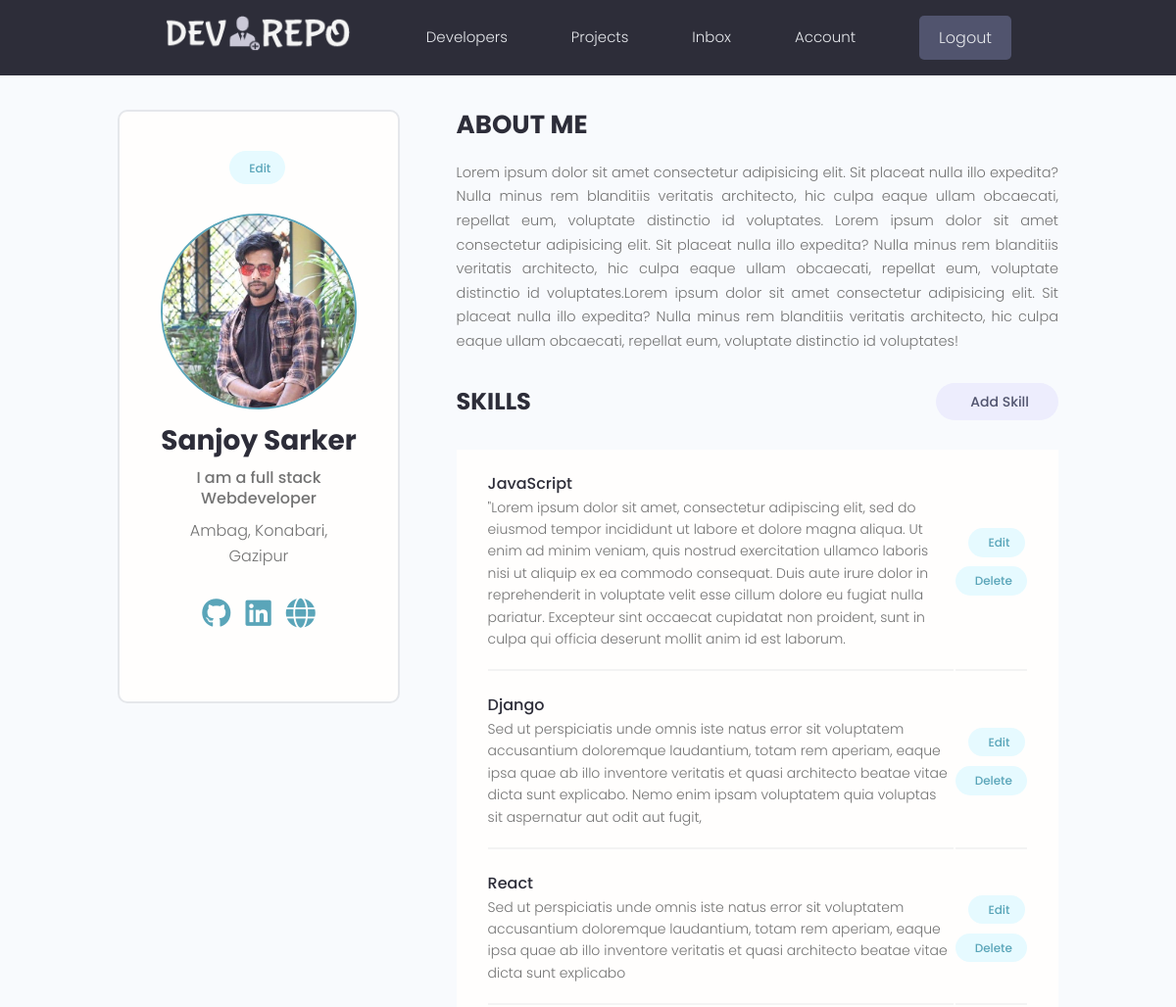
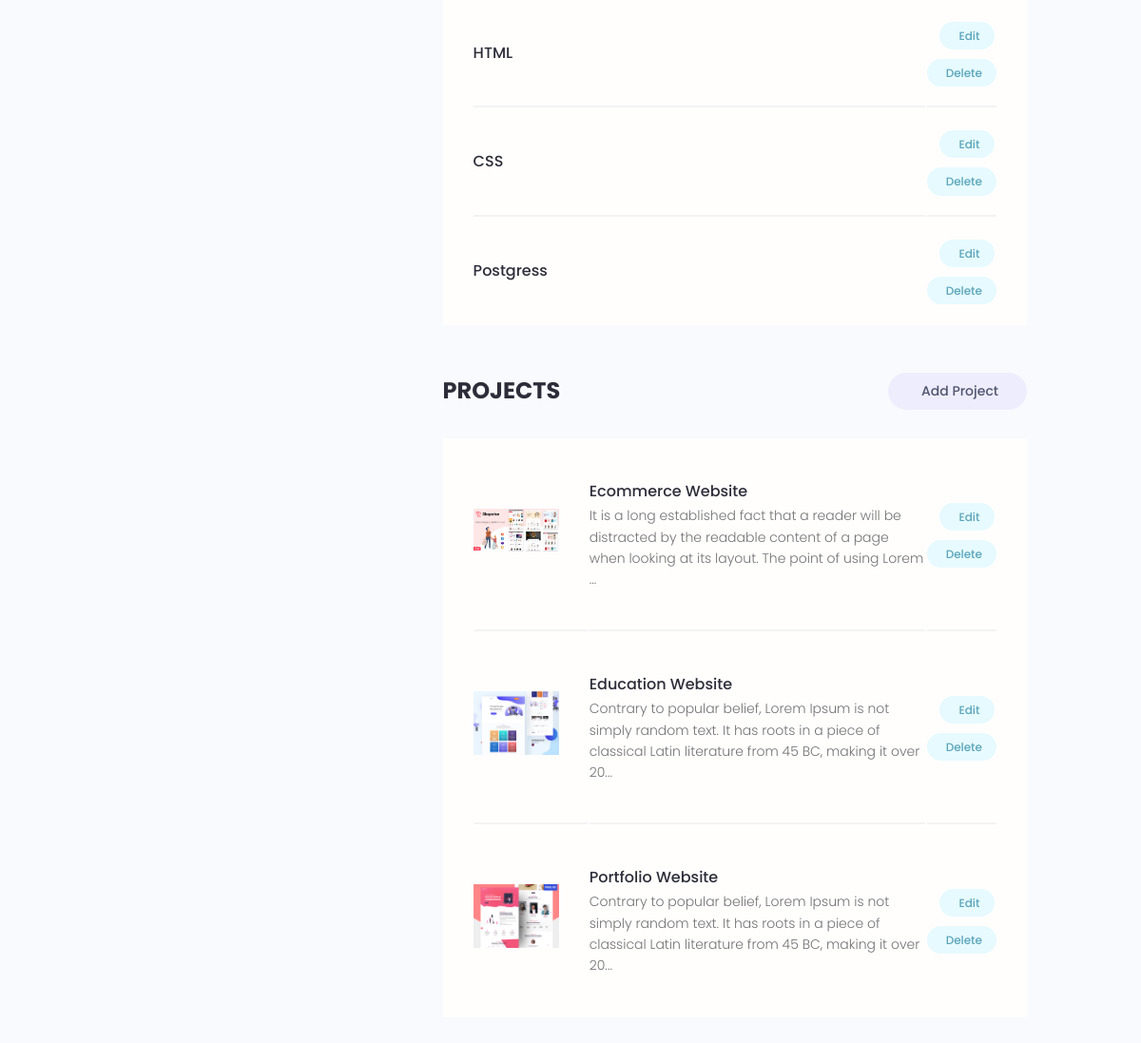
The app's page /account/ (signed in) with its own data (2 pictures, top to bottom).
### users/models.py (models this page shows, shortened)
class Profile(models.Model):
    user = models.OneToOneField(
        User, on_delete=models.CASCADE, null=True, blank=True)
    name = models.CharField(max_length=200, blank=True, null=True)
    email = models.EmailField(max_length=500, blank=True, null=True)
    username = models.CharField(max_length=200, blank=True, null=True)
    location = models.CharField(max_length=200, blank=True, null=True)
    short_intro = models.CharField(max_length=200, blank=True, null=True)
    bio = models.TextField(blank=True, null=True)
    profile_image = models.ImageField(
        null=True, blank=True, upload_to='profiles/', default="user.png")
    social_github = models.CharField(max_length=200, blank=True, null=True)
    social_twitter = models.CharField(max_length=200, blank=True, null=True)
    social_linkedin = models.CharField(max_length=200, blank=True, null=True)
    social_youtube = models.CharField(max_length=200, blank=True, null=True)
    social_website = models.CharField(max_length=200, blank=True, null=True)
    created = models.DateTimeField(auto_now_add=True)
    id = models.UUIDField(default=uuid.uuid4, unique=True,
                          primary_key=True, editable=False)
    class Meta:
        ordering = ['created']

class Skill(models.Model):
    owner = models.ForeignKey(
        Profile, on_delete=models.CASCADE, null=True, blank=True)
    name = models.CharField(max_length=200, blank=True, null=True)
    description = models.TextField(null=True, blank=True)
    created = models.DateTimeField(auto_now_add=True)
    id = models.UUIDField(default=uuid.uuid4, unique=True,
                          primary_key=True, editable=False)

### projects/models.py (models this page shows, shortened)
class Project(models.Model):
    owner = models.ForeignKey(Profile,on_delete=models.SET_NULL,null=True,blank=True)
    title = models.CharField(max_length=200)
    description = models.TextField(null=True,blank=True)
    featured_image = models.ImageField(null=True,blank=True, default='default.jpg')
    demo_link = models.CharField(max_length=500,null=True,blank=True)
    source_link = models.CharField(max_length=500,null=True,blank=True)
    tags = models.ManyToManyField('Tag', blank=True)
    vote_total = models.IntegerField(default=0, null=True, blank=True)
    vote_ratio = models.IntegerField(default=0, null=True, blank=True)
    created = models.DateTimeField(auto_now_add=True)
    id = models.UUIDField(default=uuid.uuid4,unique=True,primary_key=True,editable=False)
    class Meta:
        ordering = ['-vote_ratio','-vote_total','title']

### users/views.py (the view)
# urls.py: path('account/',userAccount,name='account'),
@login_required(login_url='login')
def userAccount(request):
    profile = request.user.profile
    skills = profile.skill_set.all()
    projects =profile.project_set.all()
    context = {'profile':profile,'skills':skills,'projects':projects}
    return render(request,'users/account.html',context)

### users/templates/users/account.html (shortened to what this page needs)
{% extends 'main.html' %}
{% load static %}
{% block content %}
  <main class="settingsPage profile my-md">
    <div class="container">
      <div class="layout">
        <div class="column column--1of3">
          <div class="card text-center">
            <div class="card__body dev">
              <a class="tag tag--pill tag--main settings__btn" href="{% url 'edit-account' %}"> Edit</a>
              <img class="avatar avatar--xl dev__avatar" src="{{profile.profile_image.url}}" />
              <h2 class="dev__name">{{profile.name}}</h2>
              <p class="dev__title">{{profile.short_intro}}</p>
              <p class="dev__location">{{profile.location}}</p>
              <ul class="dev__social">
                {% if profile.social_github %}
                <li>
                  <a title="Github" href="{{profile.social_github}}" target="_blank"><i class="fab fa-github"></i></a>
                </li>
                {% endif %}
                {% if profile.social_linkedin %}
                <li>
                  <a title="LinkedIn" href="{{profile.social_linkedin}}" target="_blank"><i class="fab fa-linkedin"></i></a>
                </li>
                {% endif %}
                {% if profile.social_website %}
                <li>
                  <a title="Personal Website" href="{{profile.social_website}}" target="_blank"><i class="fas fa-globe"></i></a>
                </li>
                {% endif %}
              </ul>
            </div>
          </div>
        </div>
        <div class="column column--2of3">
          <div class="devInfo">
            <h3 class="devInfo__title">About Me</h3>
            <p class="devInfo__about">
                {{profile.bio}}
            </p>
          </div>
          <div class="settings">
            <h3 class="settings__title">Skills</h3>
            <a class="tag tag--pill tag--sub settings__btn tag--lg" href="{% url 'create-skill' %}"> Add Skill</a>
          </div>
          <table class="settings__table">
            {% for skill in skills %}
            <tr>
              <td class="settings__tableInfo">
                <h4>{{skill.name}}</h4>
                <p>
                 {{skill.description}}
                </p>
              </td>
              <td class="settings__tableActions">
                <a class="tag tag--pill tag--main settings__btn" href="{% url 'update-skill' skill.id %}"> Edit</a>
                <a class="tag tag--pill tag--main settings__btn" href="{% url 'delete-skill' skill.id %}?next=/account">
                  Delete</a>
              </td>
            </tr>
            {% endfor %}
          </table>
          <div class="settings">
            <h3 class="settings__title">Projects</h3>
            <a class="tag tag--pill tag--sub settings__btn tag--lg" href="{% url 'create-project' %}"> Add Project</a>
          </div>
          <table class="settings__table">
            {% for project in projects %}
            <tr>
              <td class="settings__thumbnail">
                <a href="{% url 'single_project' project.id %}"><img src="{{project.featured_image.url}}" alt="Project Thumbnail" /></a>
              </td>
              <td class="settings__tableInfo">
                <a href="{% url 'single_project' project.id %}">{{project.title}}</a>
                <p>
                 {{project.description|slice:'150'}}...
                </p>
              </td>
              <td class="settings__tableActions">
                <a class="tag tag--pill tag--main settings__btn" href="{% url 'update-project' project.id %}"> Edit</a>
                <a class="tag tag--pill tag--main settings__btn" href="{% url 'delete-project' project.id %}?next=/account">
                  Delete</a>
              </td>
            </tr>
            {% endfor %}
          </table>
        </div>
      </div>
    </div>
  </main>
{% endblock content %}

### static/css/app.css (style rules this page uses)
:root { --color-sub: #2d2d39; }
.card { border: 2px solid var(--color-light); }
img { width: 100%; }
.profile .card>.dev { padding: 4rem; }
.dev__avatar { display: block; margin: auto; }
.dev__name { color: var(--color-sub); font-size: 2.8rem; font-weight: 700; margin-top: 1rem; margin-bottom: 0.5rem; }
.dev__title { font-size: 1.6rem; font-weight: 500; line-height: 1.3; }
.dev__location { margin-top: 1rem; }
.dev__social { margin: 3rem 0; list-style: none; display: flex; justify-content: center; gap: 1.5rem; }
.devInfo { margin-bottom: 3rem; }
.devInfo__title, .devInfo__subtitle { font-size: 2.6rem; color: var(--color-sub); text-transform: uppercase; font-weight: 700; margin-bottom: 1.5rem; }
.devInfo__about, .devSkill__info { font-size: 1.45rem; line-height: 1.7; text-align: justify; }
.settingsPage .dev>.settings__btn { display: inline-block; margin-bottom: 3rem; }
.settings { display: flex; justify-content: space-between; align-items: center; }
.settings__title { font-size: 2.4rem; text-transform: uppercase; font-weight: 700; color: var(--color-sub); }
.settings__table { margin-top: 3rem; margin-bottom: 5rem; padding: 0 3rem; background: var(--color-white); }
.settings__table tr { width: 100%; }
.settings__table tr>td { padding: 2rem 0; }
.settings__table tr:not(:last-child) td { border-bottom: 2px solid var(--color-white-light); }
.settings__thumbnail { width: 23%; min-width: 10rem; }
.settings__thumbnail img { padding-right: 3rem; height: 15rem; object-fit: contain; }
.settings__tableInfo { width: 100%; }
.settings__tableInfo h4, .settings__tableInfo a { padding-right: 1rem; width: auto; font-size: 1.6rem; font-weight: 500; color: var(--color-sub); }
.settings__tableInfo p { font-size: 1.4rem; }
.settings__tableActions { text-align: right; }
.dev__social li a i { font-size: 30px !important; }

### static/uikit/styles/modules/_variables.css (style rules this page uses)
:root { --color-main: #5aa5b9; --color-main-light: #e6faff; --color-sub: #3f4156; --color-sub-light: #51546e; --color-sub-lighter: #ededfd; --color-text: #737373; --color-gray: #8b8b8b; --color-light: #e5e7eb; --color-light-gray: #767676; --color-bg: #f8fafd; --color-white: #fffefd; --color-white-light: #f3f3f3; --color-success: #359e64; --color-success-bg: #def8e8; --color-error: #fc4b0b; --color-error-bg: #fff2ee; --font-base: 'Poppins', arial, helvetica, 'Segoe UI', roboto, ubuntu, sans-serif; --font-monospace: 'Fira Code', 'Courier New', courier, monospace; --font-regular: 300; --font-medium: 500; --font-bold: 700; --generic-shadow: 1px 1px 5px #00000010; --generic-transition: all 0.3s ease-in-out; }

### static/uikit/styles/modules/_base.css (style rules this page uses)
* { margin: 0; padding: 0; box-sizing: border-box; text-rendering: optimizeLegibility; color: inherit; font-size: inherit; }
html { font-size: 50%; }
@media only screen and (min-width: 480px) { html { font-size: 56.25%; } }
@media only screen and (min-width: 1200px) { html { font-size: 62.5%; } }
body { line-height: 1.6; font-weight: 400; font-size: 1.5rem; color: var(--color-text); background-color: var(--color-bg); min-height: 100vh; }

### static/uikit/styles/modules/_typography.css (style rules this page uses)
* { font-family: var(--font-base); }
h2 { font-size: 3.6rem; font-weight: var(--font-bold); }
h3 { font-size: 3.2rem; font-weight: var(--font-medium); }
h4 { font-size: 2.8rem; font-weight: var(--font-medium); }
p, span, strong { font-size: 1.6rem; color: var(--color-text); font-weight: var(--font-regular); }
a { padding-bottom: 2px; text-decoration: none; display: inline-block; color: var(--color-main); font-weight: var(--font-medium); }

### static/uikit/styles/modules/_utilities.css (style rules this page uses)
.container { width: 92%; max-width: 165rem; margin: 0 auto; box-sizing: border-box; }
@media screen and (min-width: 1000px) { .container { width: 90%; } }
@media screen and (min-width: 1200px) { .container { width: 80%; } }
.text-center { text-align: center; }
.my-md { margin: 3rem auto; }

### static/uikit/styles/modules/_avatar.css (style rules this page uses)
.avatar { border-radius: 50%; border: 2px solid var(--color-main); object-fit: cover; }
.avatar--xl { height: 20rem; width: 20rem; }

### static/uikit/styles/modules/_card.css (style rules this page uses)
.card { border-radius: 1rem; background-color: var(--color-white); border: 1.5px solid var(--color-light); width: auto; height: auto; margin-top: 0.5rem; margin-bottom: 0.5rem; overflow: hidden; }
.card__body, .card__header { padding: 2rem 2.5rem; }

### static/uikit/styles/modules/_layout.css (style rules this page uses)
.layout { display: flex; flex-flow: row wrap; justify-content: space-between; }
.layout > .column { margin-bottom: 3rem; }
.layout > .column.column--1of3 { flex-basis: 30%; }
.layout > .column.column--2of3 { flex-basis: 64%; }

### records on screen
Profile: profile_image (picture), name "Sanjoy Sarker", short_intro "I am a full stack Webdeveloper", location "Ambag, Konabari, Gazipur", bio "Lorem ipsum dolor sit amet consectetur adipisicing elit. Sit placeat nulla illo expedita? Nulla minus rem blanditiis veritatis architecto, hic culpa eaque ullam obcaecati, repellat eum, voluptate distinctio id voluptates. Lorem ipsum dolor sit amet consectetur adipisicing elit. Sit placeat nulla illo expedita? Nulla minus rem blanditiis veritatis architecto, hic culpa eaque ullam obcaecati, repellat eum, voluptate distinctio id voluptates.Lorem ipsum dolor sit amet consectetur adipisicing elit. Sit placeat nulla illo expedita? Nulla minus rem blanditiis veritatis architecto, hic culpa eaque ullam obcaecati, repellat eum, voluptate distinctio id voluptates!"
Skill: name "JavaScript", description "\"Lorem ipsum dolor sit amet, consectetur adipiscing elit, sed do eiusmod tempor incididunt ut labore et dolore magna aliqua. Ut enim ad minim veniam, quis nostrud exercitation ullamco laboris nisi ut aliquip ex ea commodo consequat. Duis aute irure dolor in reprehenderit in voluptate velit esse cillum dolore eu fugiat nulla pariatur. Excepteur sint occaecat cupidatat non proident, sunt in culpa qui officia deserunt mollit anim id est laborum."
Skill: name "Django", description "Sed ut perspiciatis unde omnis iste natus error sit voluptatem accusantium doloremque laudantium, totam rem aperiam, eaque ipsa quae ab illo inventore veritatis et quasi architecto beatae vitae dicta sunt explicabo. Nemo enim ipsam voluptatem quia voluptas sit aspernatur aut odit aut fugit,"
Skill: name "React", description "Sed ut perspiciatis unde omnis iste natus error sit voluptatem accusantium doloremque laudantium, totam rem aperiam, eaque ipsa quae ab illo inventore veritatis et quasi architecto beatae vitae dicta sunt explicabo"
Skill: name "HTML"
Skill: name "CSS"
Skill: name "Postgress"
Project: featured_image (picture), title "Ecommerce Website", description "It is a long established fact that a reader will be distracted by the readable content of a page when looking at its layout. The point of using Lorem"
Project: featured_image (picture), title "Education Website", description "Contrary to popular belief, Lorem Ipsum is not simply random text. It has roots in a piece of classical Latin literature from 45 BC, making it over 20"
Project: featured_image (picture), title "Portfolio Website", description "Contrary to popular belief, Lorem Ipsum is not simply random text. It has roots in a piece of classical Latin literature from 45 BC, making it over 20"
